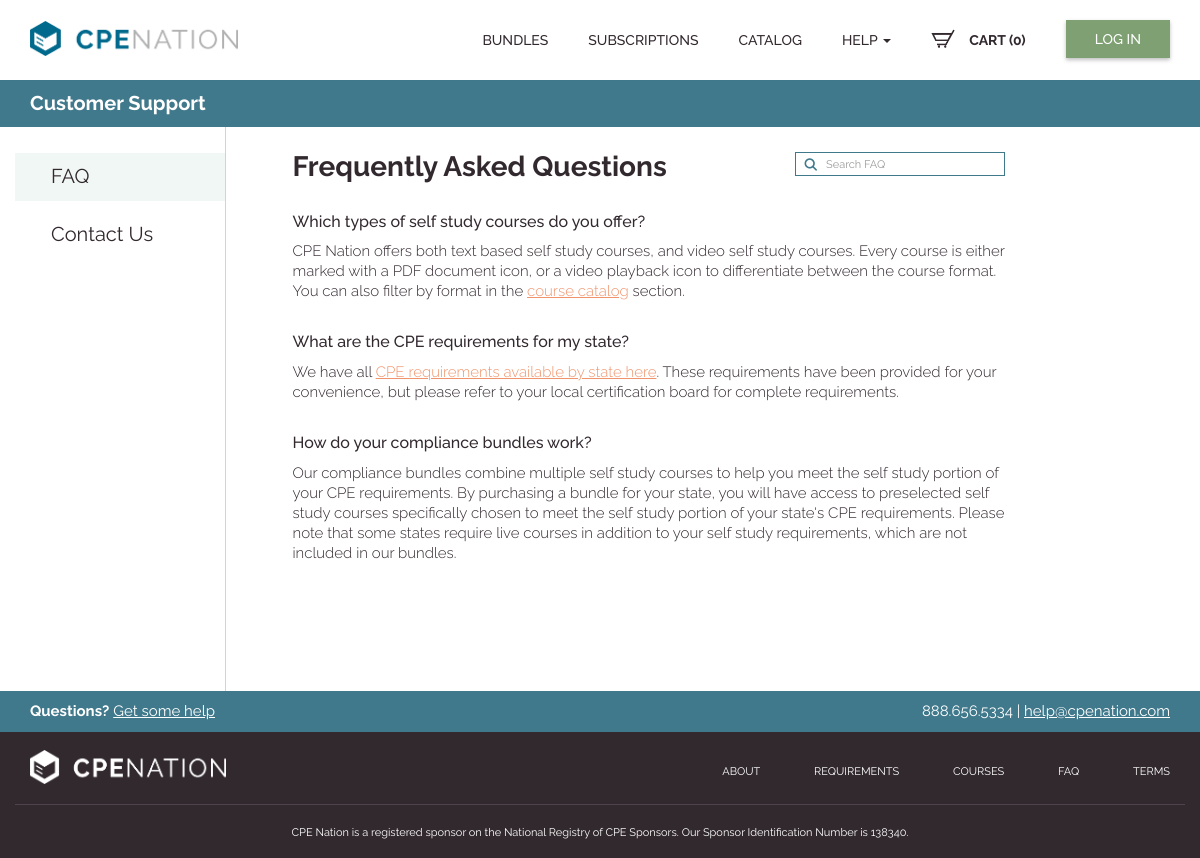
Screenshot of /index.php/faq_con/get_faq with the database file from the repository.
### tables this page shows
CREATE TABLE IF NOT EXISTS `faq_management` (
  `id` int(11) NOT NULL AUTO_INCREMENT,
  `question` text NOT NULL,
  `answer` text NOT NULL,
  `faq_status` enum('Active','Deleted') DEFAULT NULL,
  `faq_type` enum('support','checkout','subscription') NOT NULL,
  PRIMARY KEY (`id`)
);

### application/libraries/Template.php (called while the page is built)
<?php if ( ! defined('BASEPATH')) exit('No direct script access allowed');
class Template {
		var $template_data = array();
		function set($name, $value)
		{
			$this->template_data[$name] = $value;
		}
		function load($template = '', $view = '' , $view_data = array(), $return = FALSE)
		{
			$this->CI =& get_instance();
			$this->set('contents', $this->CI->load->view($view, $view_data, TRUE));
			return $this->CI->load->view($template, $this->template_data, $return);
		}
}

### application/controllers/Faq_con.php (called while the page is built, shortened)
<?php
class Faq_con extends CI_Controller {
	public function get_faq()
	{
		$data['page_title'] = 'Faq | CPE Nation';
		$data['faq_list']	= $this->faq_mod->get_faq();
		$data['navigation'] = 'faq';
		$this->template->load('layouts/default_layout.php','faq/faq.php',$data);
	}
}

### index.php (called while the page is built, shortened)
<?php date_default_timezone_set('America/Los_Angeles');
require_once BASEPATH.'core/CodeIgniter.php';

### application/models/Faq_mod.php (called while the page is built, shortened)
<?php
class Faq_mod extends CI_Model
{
	protected $table_faq 	= 'faq_management';
	public function get_faq()
	{
		 	$this->db->select("f.*");
			$this->db->from($this->table_faq.' as f');
			 $this->db->where("f.faq_type","support");
			$this->db->where('f.faq_status','Active');
			$this->db->order_by("f.id", "Desc");
			$query_faq = $this->db->get();
			if($query_faq->num_rows()>0)
			{
				return $query_faq->result_array();
			}
			else
			{
				return array();
			}
	}
}
?>

### application/views/faq/faq.php (the view, shortened to what this page needs)
<div class="bd-min-hgt">
<div class="section-full small-inner-head rem-mrg">
<div class="container">
<div class="row">
<div class="col-md-12 col-lg-12">
<h4>Customer Support</h4>
</div>
</div>
</div>
</div>
<div class="container side-bar-brd contact_wrp">
<div class="row acc_details_wrp">
 <div class="col-lg-2 col-md-2">
 <div class="sidebar-links">
 <div class="drop-nav-outer">
 <ul id="drop-nav" class="dropdown-menu list-unstyled my_ac_nav">
 <li <?php if($navigation == 'faq'){ ?>class="active" <?php }?>><a href="javascript:void(0);">FAQ</a></li>
 <li><a href="<?php echo base_url();?>faq_con/contactus">Contact Us</a></li>
 </ul>
 </div>
 </div>
 </div>
 <div class="col-lg-7 col-lg-offset-1 col-md-9 page-content contact_wrp faq_wrp">
<div class="cont-form faq-content">
<div class="head-sec">
<h2>Frequently Asked Questions</h2>
<div class="srch-sec small-src">
<button class="btn" type="submit"><span class="icon-search"></span></button>
<input type="text" class="form-control" placeholder="Search FAQ" id="faq_search" ></div>
</div>
<div class="test1">
   <?php
		     $count_faq = count($faq_list);
				if($count_faq > 0)
				{
				  foreach($faq_list as $row )
				  {
		   ?>
<div class="faq_Sec faqlist" id="faqlist1">
<h4><?php  echo $row['question']; ?></h4>
<p><?php  echo $row['answer']; ?></p>
</div>
<?php
	 }
}?>
</div>
</div>
 </div>
</div>
</div>
</div>

### assets/css/feather.css (style rules this page uses)
[class^="icon-"], [class*=" icon-"] { display: inline-block; font-family: "feather"; font-style: normal; font-weight: normal; font-variant: normal; text-transform: none; speak: none; line-height: 1; -webkit-font-smoothing: antialiased; -moz-osx-font-smoothing: grayscale; }
.icon-search:before { content: "\e036"; }

### rows the page displays
faq_management: question "Which types of self study courses do you offer?", answer "CPE Nation offers both text based self study courses, and video self study courses. Every course is either marked with a PDF document icon, or a video playback icon to differentiate between the course format. You can also filter by format in the course catalog section."
faq_management: question "What are the CPE requirements for my state?", answer "We have all CPE requirements available by state here . These requirements have been provided for your convenience, but please refer to your local certification board for complete requirements."
faq_management: question "How do your compliance bundles work?", answer "Our compliance bundles combine multiple self study courses to help you meet the self study portion of your CPE requirements. By purchasing a bundle for your state, you will have access to preselected self study courses specifically chosen to meet the self study portion of your state's CPE requirements. Please note that some states require live courses in addition to your self study requirements, which are not included in our bundles."
